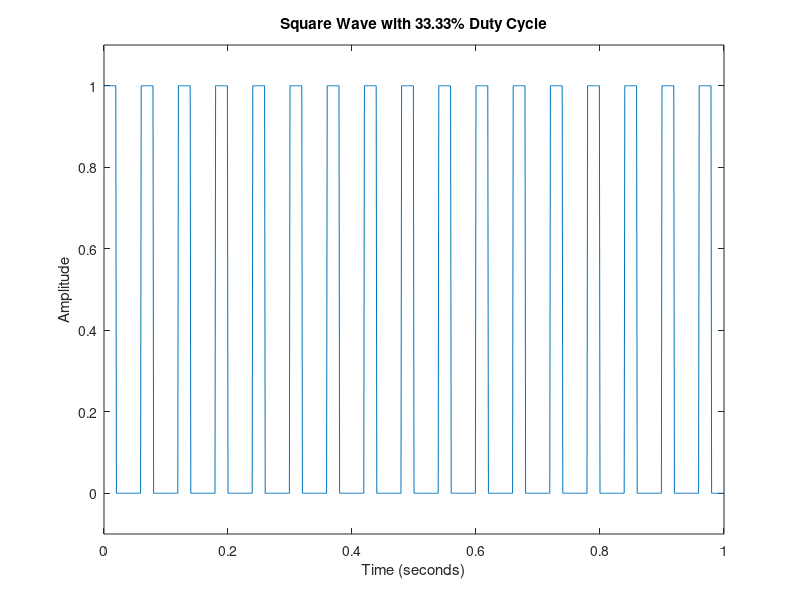

Source code (MATLAB):
% Define the time vector
t = 0:0.001:1; % from 0 to 1 second with increments of 0.001

% Define the square wave input with 33.33% duty cycle
duty_cycle = 33.33; % Duty cycle in percentage
period = 0.06; % Total period (e.g., 60 ms for this example)
high_duration = period * (duty_cycle / 100); % High duration
low_duration = period - high_duration; % Low duration

% Create the square wave signal
u = zeros(size(t));
for k = 1:length(t)
    if mod(t(k), period) < high_duration
        u(k) = 1; % High for the high duration
    else
        u(k) = 0; % Low for the remaining period
    end
end

% Plot the square wave
figure;
plot(t, u);
xlabel('Time (seconds)');
ylabel('Amplitude');
title('Square Wave with 33.33% Duty Cycle');
ylim([-0.1 1.1]); % Set y-axis limits to clearly show the signal